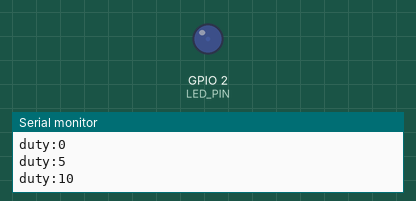
This sketch was run on a simulated ESP32. Parts: output pins drawn as LEDs (lit = HIGH), the last lines printed to the serial monitor.

Above: at 0.05 s.
At 0.5 s:
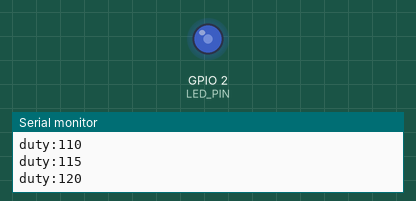
At 0.95 s:
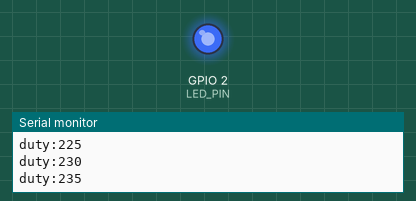
At 1.8 s:
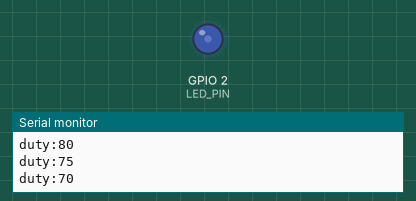
Timing chart, 0 to 4.8 s (numbered marks = the images above):
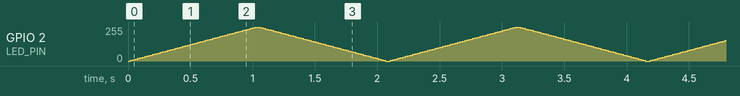

The sketch:

sketch.ino
```cpp
// PWM con LEDC — ESP32 Studio (núcleo arduino-esp32 3.x)
const int LED_PIN = 2;
const int FREQ = 5000;
const int RESOLUTION = 8;  // 0-255

void setup() {
  Serial.begin(115200);
  ledcAttach(LED_PIN, FREQ, RESOLUTION);
}

void loop() {
  for (int duty = 0; duty <= 255; duty += 5) {
    ledcWrite(LED_PIN, duty);
    Serial.printf("duty:%d\n", duty);
    delay(20);
  }
  for (int duty = 255; duty >= 0; duty -= 5) {
    ledcWrite(LED_PIN, duty);
    Serial.printf("duty:%d\n", duty);
    delay(20);
  }
}
```
